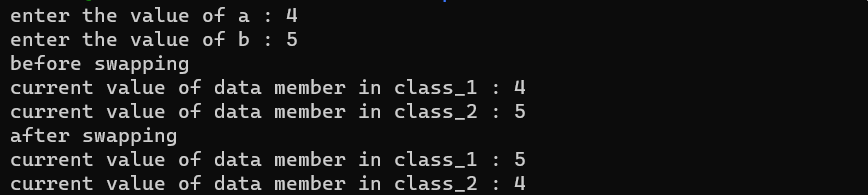
#> input picture LAB_CYCLE_1/c1q11.png, 868 x 195 px, given in place of chasei.webp, which was not available
$ jupyter execute --allow-errors computerVision.ipynb   (shell and % lines are left out)   (text cells are left out)
#> lines starting #> are read from the running program, lines starting #| are printed output that depends on the picture; pictures that were not available may be replaced by others from this repository, and a replacement may not be noted
[cell 1]
import cv2
import numpy as np
import matplotlib.pyplot as plt

# Read images (grayscale)
img1 = cv2.imread("/content/chasei.webp", cv2.IMREAD_GRAYSCALE)
#> img1: shape (195, 868); min 12, max 204, mean 23.9
img2 = cv2.imread("/content/chasei.webp", cv2.IMREAD_GRAYSCALE)

assert img1 is not None and img2 is not None, "Image loading failed"

# Create SIFT detector
sift = cv2.SIFT_create()

# Detect keypoints & descriptors
kp1, des1 = sift.detectAndCompute(img1, None)
#> kp1 = 1005 keypoints; strongest (x, y, size): (148, 128, 2), (160, 56, 2), (364, 80, 2), (364, 104, 2)
kp2, des2 = sift.detectAndCompute(img2, None)
#> kp2 has the same summary as kp1

print(f"Keypoints Image 1: {len(kp1)}")
#| Keypoints Image 1: 1005
print(f"Keypoints Image 2: {len(kp2)}")
#| Keypoints Image 2: 1005

# Brute Force Matcher
bf = cv2.BFMatcher(cv2.NORM_L2)

# KNN matching
matches = bf.knnMatch(des1, des2, k=2)
#> matches = 1005 matches

# Lowe's Ratio Test
good_matches = []
ratio = 0.75

for m, n in matches:
    if m.distance < ratio * n.distance:
        good_matches.append(m)
#> after the loop, good_matches = 403 matches

print(f"Good Matches: {len(good_matches)}")
#| Good Matches: 403

# Draw matches
matched_img = cv2.drawMatches(
    img1, kp1,
    img2, kp2,
    good_matches,
    None,
    flags=cv2.DrawMatchesFlags_NOT_DRAW_SINGLE_POINTS
)
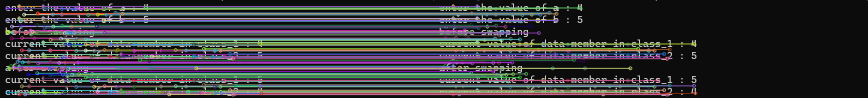
#> matched_img: shape (195, 1736, 3) (shown at 1/2 size); mean of channels 0, 1, 2 60.5, 57.9, 58.6; drawn as B, G, R

# Convert BGR → RGB for matplotlib (important in Colab)
matched_img = cv2.cvtColor(matched_img, cv2.COLOR_BGR2RGB)

# Display
plt.figure(figsize=(16, 8))
plt.imshow(matched_img)
plt.title("SIFT Feature Matching")
plt.axis("off")
plt.show()

[cell 2]
import cv2
import numpy as np
import matplotlib.pyplot as plt

# Read images (grayscale)
img1 = cv2.imread("/content/chasei.webp", cv2.IMREAD_GRAYSCALE)
img2 = cv2.imread("/content/chasei.webp", cv2.IMREAD_GRAYSCALE)

assert img1 is not None and img2 is not None, "Image loading failed"

# -------------------------------
# Rotate second image
# -------------------------------
angle = 45  # degrees (try 30, 60, 90, etc.)
h, w = img2.shape
#> h = 195; w = 868
center = (w // 2, h // 2)
#> center = (434, 97)

rot_mat = cv2.getRotationMatrix2D(center, angle, 1.0)
img2_rot = cv2.warpAffine(img2, rot_mat, (w, h))
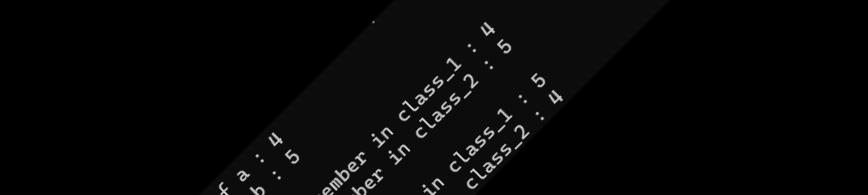
#> img2_rot: shape (195, 868); min 0, max 204, mean 6.8

# -------------------------------
# Create SIFT detector
# -------------------------------
sift = cv2.SIFT_create()

# Detect keypoints & descriptors
kp1, des1 = sift.detectAndCompute(img1, None)
kp2, des2 = sift.detectAndCompute(img2_rot, None)
#> kp2 = 337 keypoints; strongest (x, y, size): (373, 135, 1.9), (390, 152, 1.9), (279, 178, 1.9), (274, 173, 1.9)

print(f"Keypoints Image 1: {len(kp1)}")
#| Keypoints Image 1: 1005
print(f"Keypoints Image 2 (rotated): {len(kp2)}")
#| Keypoints Image 2 (rotated): 337

# -------------------------------
# Brute Force Matcher
# -------------------------------
bf = cv2.BFMatcher(cv2.NORM_L2)

matches = bf.knnMatch(des1, des2, k=2)

# Lowe's Ratio Test
good_matches = []
ratio = 0.75

for m, n in matches:
    if m.distance < ratio * n.distance:
        good_matches.append(m)
#> after the loop, good_matches = 140 matches

print(f"Good Matches: {len(good_matches)}")
#| Good Matches: 140

# -------------------------------
# Draw matches
# -------------------------------
matched_img = cv2.drawMatches(
    img1, kp1,
    img2_rot, kp2,
    good_matches,
    None,
    flags=cv2.DrawMatchesFlags_NOT_DRAW_SINGLE_POINTS
)
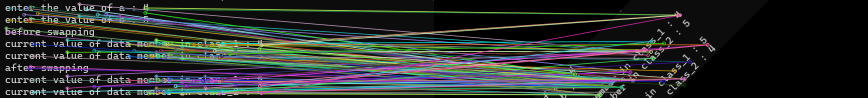
#> matched_img: shape (195, 1736, 3) (shown at 1/2 size); mean of channels 0, 1, 2 47, 48.7, 44.2; drawn as B, G, R

# Convert to RGB for matplotlib
matched_img = cv2.cvtColor(matched_img, cv2.COLOR_BGR2RGB)

# Display
plt.figure(figsize=(16, 8))
plt.imshow(matched_img)
plt.title(f"SIFT Matching (Rotation = {angle}°)")
plt.axis("off")
plt.show()

[cell 3]
import cv2
import numpy as np
import matplotlib.pyplot as plt

# Read images (grayscale)
img1 = cv2.imread("/content/chasei.webp", cv2.IMREAD_GRAYSCALE)
img2 = cv2.imread("/content/chasei.web", cv2.IMREAD_GRAYSCALE)

#> (the rest of this cell did not finish here and is left out)

[cell 4]

# ------------------------------
# Imports
# ------------------------------
import cv2
import os
import numpy as np
from skimage.feature import hog
from sklearn.svm import LinearSVC
from sklearn.metrics import accuracy_score, classification_report
from tqdm import tqdm

# ------------------------------
# HOG feature extraction
# ------------------------------
def extract_hog(img):
    img = cv2.resize(img, (64, 128))  # Standard pedestrian size
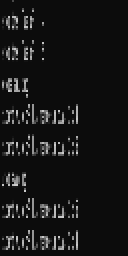
#> img: shape (128, 64) (shown 2 times larger); min 12, max 204, mean 22.3
    features = hog(
        img,
        orientations=9,
        pixels_per_cell=(8, 8),
        cells_per_block=(2, 2),
        block_norm='L2-Hys'
    )
#> features = 3780 values, max 0.707 at index 1422, min 0 at index 1, mean 0.0561
    return features

# ------------------------------
# Load dataset
# ------------------------------
def load_data(pos_path, neg_path):
    X, y = [], []

    for img_name in tqdm(os.listdir(pos_path)):
        img = cv2.imread(os.path.join(pos_path, img_name), cv2.IMREAD_GRAYSCALE)
        if img is not None:
            X.append(extract_hog(img))
            y.append(1)  # pedestrian

    for img_name in tqdm(os.listdir(neg_path)):
        img = cv2.imread(os.path.join(neg_path, img_name), cv2.IMREAD_GRAYSCALE)
        if img is not None:
            X.append(extract_hog(img))
            y.append(0)  # non-pedestrian

    return np.array(X), np.array(y)

# ------------------------------
# Load training data
# ------------------------------
train_pos = "INRIAPerson/Train/pos"
train_neg = "INRIAPerson/Train/neg"

print("Loading training data...")
X_train, y_train = load_data(train_pos, train_neg)
#> y_train = [1, 0]

# ------------------------------
# Train SVM
# ------------------------------
print("\nTraining SVM...")
svm = LinearSVC(max_iter=10000)
svm.fit(X_train, y_train)

# ------------------------------
# Load test data
# ------------------------------
test_pos = "INRIAPerson/Test/pos"
test_neg = "INRIAPerson/Test/neg"

print("\nLoading test data...")
X_test, y_test = load_data(test_pos, test_neg)
#> y_test = [1, 0]

# ------------------------------
# Evaluation
# ------------------------------
print("\nEvaluating model...")
y_pred = svm.predict(X_test)
#> y_pred = [0, 0]

accuracy = accuracy_score(y_test, y_pred)
#> accuracy = 0.5
print("\nAccuracy:", accuracy)
#| Accuracy: 0.5

print("\nClassification Report:")
print(classification_report(y_test, y_pred))
#|               precision    recall  f1-score   support
#|            0       0.50      1.00      0.67         1
#|            1       0.00      0.00      0.00         1
#|     accuracy                           0.50         2
#|    macro avg       0.25      0.50      0.33         2
#| weighted avg       0.25      0.50      0.33         2

[cell 5]
# ======================
# HOG + SVM Pedestrian Detection (Full)
# ======================

# Install libs

# Upload your kaggle.json manually
from google.colab import files
files.upload()  # upload here
#> the answer given: c1q11.png

# Setup Kaggle credentials

# Download Kaggle dataset

# -----------------------
import cv2, os
import numpy as np
from skimage.feature import hog
from sklearn.svm import LinearSVC
from sklearn.metrics import accuracy_score, classification_report
from tqdm import tqdm

# HOG extract
def extract_hog(img):
    img = cv2.resize(img, (64, 128))
    features = hog(
        img,
        orientations=9,
        pixels_per_cell=(8, 8),
        cells_per_block=(2, 2),
        block_norm='L2-Hys'
    )
    return features

# load data
def load_data(pos_path, neg_path):
    X, y = [], []
    for img_name in tqdm(os.listdir(pos_path)):
        img = cv2.imread(os.path.join(pos_path, img_name), cv2.IMREAD_GRAYSCALE)
        if img is not None:
            X.append(extract_hog(img)); y.append(1)
    for img_name in tqdm(os.listdir(neg_path)):
        img = cv2.imread(os.path.join(neg_path, img_name), cv2.IMREAD_GRAYSCALE)
        if img is not None:
            X.append(extract_hog(img)); y.append(0)
    return np.array(X), np.array(y)

# paths (adjust if needed)
train_pos = "INRIAPerson/Train/pos"
train_neg = "INRIAPerson/Train/neg"
test_pos  = "INRIAPerson/Test/pos"
test_neg  = "INRIAPerson/Test/neg"

print("Loading training data...")
X_train, y_train = load_data(train_pos, train_neg)

print("Training SVM...")
svm = LinearSVC(max_iter=10000)
svm.fit(X_train, y_train)

print("Loading test data...")
X_test, y_test = load_data(test_pos, test_neg)

print("Evaluating...")
y_pred = svm.predict(X_test)
#> y_pred = [1, 1]
print("Accuracy:", accuracy_score(y_test, y_pred))
#| Accuracy: 0.5
print(classification_report(y_test, y_pred))
#|               precision    recall  f1-score   support
#|            0       0.00      0.00      0.00         1
#|            1       0.50      1.00      0.67         1
#|     accuracy                           0.50         2
#|    macro avg       0.25      0.50      0.33         2
#| weighted avg       0.25      0.50      0.33         2

[cell 6]
import cv2, os
import numpy as np
from skimage.feature import hog
from sklearn.svm import LinearSVC
from sklearn.metrics import accuracy_score, classification_report
from tqdm import tqdm


train_pos = "/content/INRIAPerson/Train/pos"
train_neg = "/content/INRIAPerson/Train/neg"

test_pos  = "/content/INRIAPerson/Test/pos"
test_neg  = "/content/INRIAPerson/Test/neg"

print("Loading training data...")
X_train, y_train = load_data(train_pos, train_neg)

print("Training SVM...")
svm = LinearSVC(max_iter=10000)
svm.fit(X_train, y_train)

print("Loading test data...")
X_test, y_test = load_data(test_pos, test_neg)

print("Evaluating...")
y_pred = svm.predict(X_test)
#> y_pred = [0, 0]

print("Accuracy:", accuracy_score(y_test, y_pred))
#| Accuracy: 0.5
print(classification_report(y_test, y_pred))
#|               precision    recall  f1-score   support
#|            0       0.50      1.00      0.67         1
#|            1       0.00      0.00      0.00         1
#|     accuracy                           0.50         2
#|    macro avg       0.25      0.50      0.33         2
#| weighted avg       0.25      0.50      0.33         2

$ run again, on LAB_CYCLE_1/c1q12.png
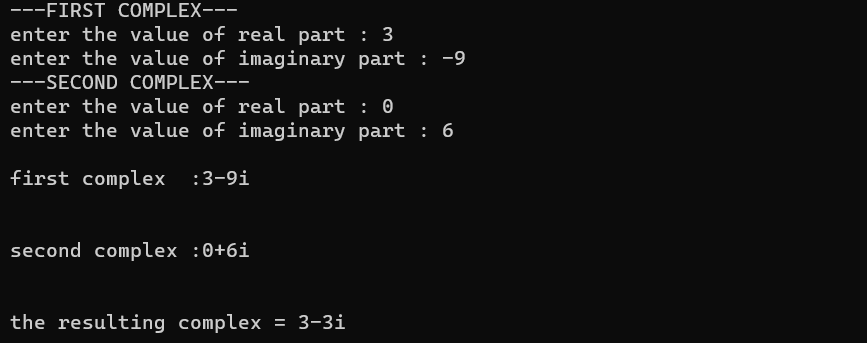
#> input picture LAB_CYCLE_1/c1q12.png, 867 x 343 px, given in place of chasei.webp, which was not available
#> img1 is the input picture: shape (343, 867); min 12, max 204, mean 18.8
#> kp1 = 959 keypoints; strongest (x, y, size): (28, 171, 2), (244, 51, 2), (244, 123, 2), (244, 243, 2)
#> `kp2, des2 = sift.detectAndCompute(img2, None)`: kp2 has the same summary as kp1
#| Keypoints Image 1: 959
#| Keypoints Image 2: 959
#> matches = 959 matches
#> after the loop `for m, n in matches:`: good_matches = 468 matches
#| Good Matches: 468
#> `img2_rot = cv2.warpAffine(img2, rot_mat, (w, h))`:
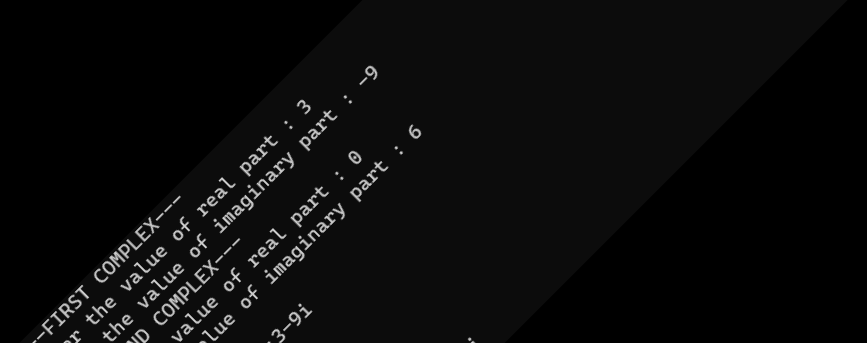
#> img2_rot: shape (343, 867); min 0, max 204, mean 10.6
#> `kp2, des2 = sift.detectAndCompute(img2_rot, None)`: kp2 = 701 keypoints; strongest (x, y, size): (396, 148, 1.9), (401, 153, 1.9), (350, 102, 2), (300, 305, 1.9)
#| Keypoints Image 1: 959
#| Keypoints Image 2 (rotated): 701
#> after the loop `for m, n in matches:`: good_matches = 248 matches
#| Good Matches: 248
#> in extract_hog, `img = cv2.resize(img, (64, 128))`:
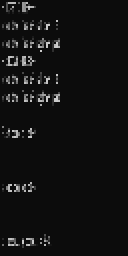
#> img: shape (128, 64) (shown 2 times larger); min 12, max 204, mean 18.2
#> in extract_hog, `features = hog( img, orientations=9, pixels_per_cell=(8, 8), cells_per..`: features = 3780 values, max 1 at index 3064, min 0 at index 7, mean 0.0456
#> y_train = [1, 0]
#> `y_pred = svm.predict(X_test)`: y_pred = [1, 1]
#> accuracy = 0.5
#| Accuracy: 0.5
#|               precision    recall  f1-score   support
#|            0       0.00      0.00      0.00         1
#|            1       0.50      1.00      0.67         1
#|     accuracy                           0.50         2
#|    macro avg       0.25      0.50      0.33         2
#| weighted avg       0.25      0.50      0.33         2
#| Accuracy: 0.5
#|               precision    recall  f1-score   support
#|            0       0.00      0.00      0.00         1
#|            1       0.50      1.00      0.67         1
#|     accuracy                           0.50         2
#|    macro avg       0.25      0.50      0.33         2
#| weighted avg       0.25      0.50      0.33         2
#> `y_pred = svm.predict(X_test)`: y_pred = [0, 0]
#| Accuracy: 0.5
#|               precision    recall  f1-score   support
#|            0       0.50      1.00      0.67         1
#|            1       0.00      0.00      0.00         1
#|     accuracy                           0.50         2
#|    macro avg       0.25      0.50      0.33         2
#| weighted avg       0.25      0.50      0.33         2

$ run again, on LAB_CYCLE_1/c1q5.png
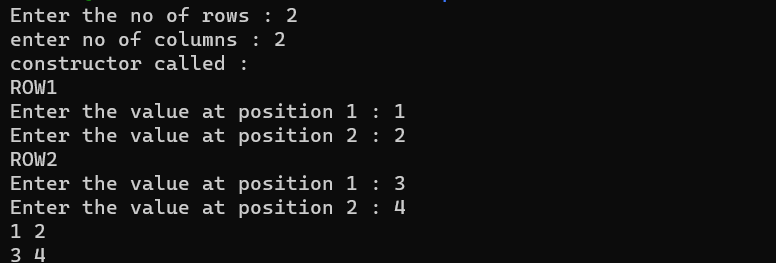
#> input picture LAB_CYCLE_1/c1q5.png, 776 x 263 px, given in place of chasei.webp, which was not available
#> kp1 = 898 keypoints; strongest (x, y, size): (280, 104, 2), (280, 128, 2), (280, 176, 2), (280, 200, 2)
#> `kp2, des2 = sift.detectAndCompute(img2, None)`: kp2 has the same summary as kp1
#| Keypoints Image 1: 898
#| Keypoints Image 2: 898
#> matches = 898 matches
#> after the loop `for m, n in matches:`: good_matches = 352 matches
#| Good Matches: 352
#> `img2_rot = cv2.warpAffine(img2, rot_mat, (w, h))`:
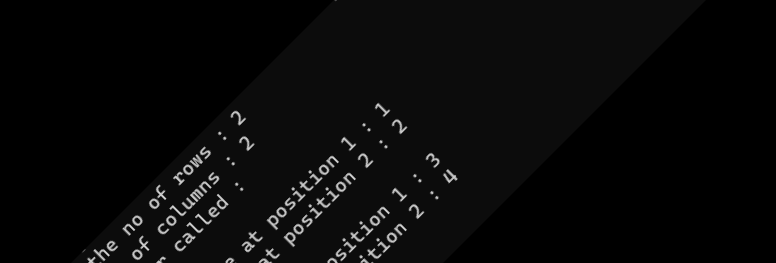
#> img2_rot: shape (263, 776); min 0, max 204, mean 9.1
#> `kp2, des2 = sift.detectAndCompute(img2_rot, None)`: kp2 = 498 keypoints; strongest (x, y, size): (228, 159, 1.9), (233, 164, 1.9), (364, 125, 1.9), (381, 142, 1.9)
#| Keypoints Image 1: 898
#| Keypoints Image 2 (rotated): 498
#> after the loop `for m, n in matches:`: good_matches = 246 matches
#| Good Matches: 246
#> in extract_hog, `img = cv2.resize(img, (64, 128))`:
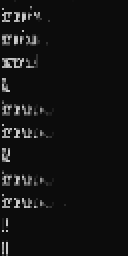
#> img: shape (128, 64) (shown 2 times larger); min 12, max 204, mean 19.3
#> in extract_hog, `features = hog( img, orientations=9, pixels_per_cell=(8, 8), cells_per..`: features = 3780 values, max 1 at index 612, min 0 at index 1, mean 0.0494
#> y_train = [1, 0]
#> y_pred = [0, 0]
#> accuracy = 0.5
#| Accuracy: 0.5
#|               precision    recall  f1-score   support
#|            0       0.50      1.00      0.67         1
#|            1       0.00      0.00      0.00         1
#|     accuracy                           0.50         2
#|    macro avg       0.25      0.50      0.33         2
#| weighted avg       0.25      0.50      0.33         2
#| Accuracy: 0.5
#|               precision    recall  f1-score   support
#|            0       0.50      1.00      0.67         1
#|            1       0.00      0.00      0.00         1
#|     accuracy                           0.50         2
#|    macro avg       0.25      0.50      0.33         2
#| weighted avg       0.25      0.50      0.33         2
#| Accuracy: 0.5
#|               precision    recall  f1-score   support
#|            0       0.50      1.00      0.67         1
#|            1       0.00      0.00      0.00         1
#|     accuracy                           0.50         2
#|    macro avg       0.25      0.50      0.33         2
#| weighted avg       0.25      0.50      0.33         2
